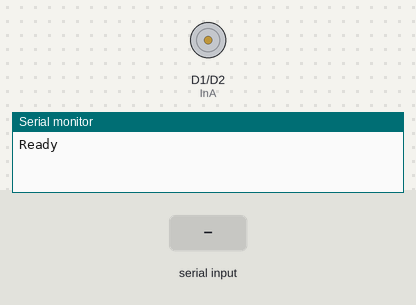
A sketch run on a simulated ESP8266 (NodeMCU). Shown: motor-driver pin pairs drawn as motors (green arrow = first pin HIGH = forward, orange = second pin HIGH = backward, longer = more drive), the last lines printed to the serial monitor. Inputs (shaded band) come from the test bench.

Above: at 1.2 s.
1.3 s: "90,45\n" received over Serial
At 2.7 s:
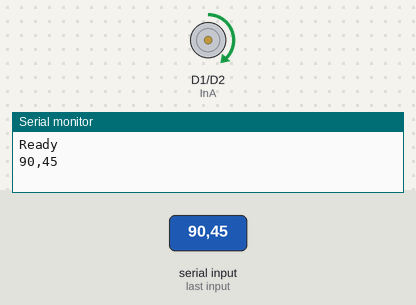
3.9 s: "5\n" received over Serial
At 4.95 s:
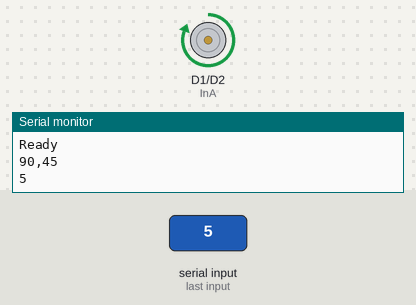
6.5 s: "90\n" received over Serial
At 9.0 s:
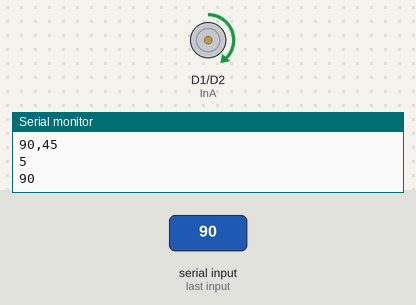
Timing chart, 0 to 10.5 s (numbered marks = the images above; inputs shaded):
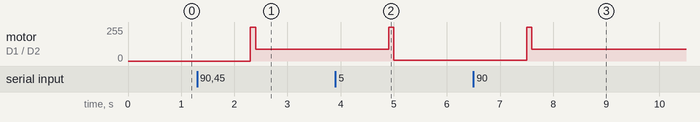

Measured:
- after the input at 1.3 s, motor on D1 (InA) / D2 (InB): stopped → forward 255/255 after 1.0 s, → forward 90/255 0.10 s later
- after the input at 3.9 s, motor on D1 (InA) / D2 (InB): forward 90/255 → forward 255/255 after 1.0 s, → forward 5/255 0.10 s later
- after the input at 6.5 s, motor on D1 (InA) / D2 (InB): forward 5/255 → forward 255/255 after 1.0 s, → forward 90/255 0.10 s later

The sketch:

Fan3.ino
```cpp
int InA = D1;
int InB = D2;

void setup() {
   pinMode(InA,OUTPUT);
   pinMode(InB,OUTPUT);
   digitalWrite(InA,LOW);
   digitalWrite(InB,LOW);
   Serial.begin(9600);
   Serial.println("Ready");
  }

void loop() {
    if (Serial.available() > 0) {
    String s = Serial.readString();
    int x = s.toInt();
    byte volts = (byte)x;
    Serial.print(s);
    digitalWrite(InA,HIGH);
    delay(100);
    analogWrite(InA, volts);
  }
}
```
